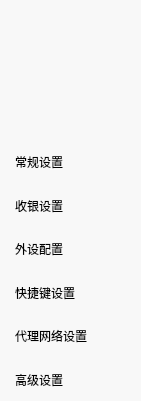
  <widget class="QWidget" name="widget" native="true">
   <property name="geometry">
    <rect>
     <x>-1</x>
     <y>0</y>
     <width>141</width>
     <height>401</height>
    </rect>
   </property>
   <property name="styleSheet">
    <string notr="true">background-color:rgb(248, 248, 248)</string>
   </property>
   <widget class="QWidget" name="widget_2" native="true">
    <property name="geometry">
     <rect>
      <x>0</x>
      <y>0</y>
      <width>141</width>
      <height>141</height>
     </rect>
    </property>
    <property name="styleSheet">
     <string notr="true">background:url(:/images/logo-setting.png) no-repeat center top;</string>
    </property>
   </widget>
   <widget class="QWidget" name="verticalLayoutWidget">
    <property name="geometry">
     <rect>
      <x>0</x>
      <y>140</y>
      <width>141</width>
      <height>261</height>
     </rect>
    </property>
    <layout class="QVBoxLayout" name="verticalLayout">
     <property name="spacing">
      <number>0</number>
     </property>
     <item>
      <widget class="QPushButton" name="pushButton_2">
       <property name="enabled">
        <bool>true</bool>
       </property>
       <property name="sizePolicy">
        <sizepolicy hsizetype="Minimum" vsizetype="Expanding">
         <horstretch>0</horstretch>
         <verstretch>0</verstretch>
        </sizepolicy>
       </property>
       <property name="layoutDirection">
        <enum>Qt::LeftToRight</enum>
       </property>
       <property name="styleSheet">
        <string notr="true">text-align:left;padding-left:14px;</string>
       </property>
       <property name="text">
        <string>常规设置</string>
       </property>
       <property name="icon">
        <iconset resource="images.qrc">
         <normaloff>:/images/siderico/set.png</normaloff>:/images/siderico/set.png</iconset>
       </property>
       <property name="autoRepeatInterval">
        <number>98</number>
       </property>
       <property name="flat">
        <bool>true</bool>
       </property>
      </widget>
     </item>
     <item>
      <widget class="QPushButton" name="pushButton_5">
       <property name="enabled">
        <bool>true</bool>
       </property>
       <property name="sizePolicy">
        <sizepolicy hsizetype="Minimum" vsizetype="Expanding">
         <horstretch>0</horstretch>
         <verstretch>0</verstretch>
        </sizepolicy>
       </property>
       <property name="layoutDirection">
        <enum>Qt::LeftToRight</enum>
       </property>
       <property name="styleSheet">
        <string notr="true">text-align:left;padding-left:14px;</string>
       </property>
       <property name="text">
        <string>收银设置</string>
       </property>
       <property name="icon">
        <iconset resource="images.qrc">
         <normaloff>:/images/siderico/money.png</normaloff>:/images/siderico/money.png</iconset>
       </property>
       <property name="autoRepeatInterval">
        <number>98</number>
       </property>
       <property name="flat">
        <bool>true</bool>
       </property>
      </widget>
     </item>
     <item>
      <widget class="QPushButton" name="pushButton_4">
       <property name="enabled">
        <bool>true</bool>
       </property>
       <property name="sizePolicy">
        <sizepolicy hsizetype="Minimum" vsizetype="Expanding">
         <horstretch>0</horstretch>
         <verstretch>0</verstretch>
        </sizepolicy>
       </property>
       <property name="layoutDirection">
        <enum>Qt::LeftToRight</enum>
       </property>
       <property name="styleSheet">
        <string notr="true">text-align:left;padding-left:14px;</string>
       </property>
       <property name="text">
        <string>外设配置</string>
       </property>
       <property name="icon">
        <iconset resource="images.qrc">
         <normaloff>:/images/siderico/comp.png</normaloff>:/images/siderico/comp.png</iconset>
       </property>
       <property name="autoRepeatInterval">
        <number>98</number>
       </property>
       <property name="flat">
        <bool>true</bool>
       </property>
      </widget>
     </item>
     <item>
      <widget class="QPushButton" name="pushButton_6">
       <property name="enabled">
        <bool>true</bool>
       </property>
       <property name="sizePolicy">
        <sizepolicy hsizetype="Minimum" vsizetype="Expanding">
         <horstretch>0</horstretch>
         <verstretch>0</verstretch>
        </sizepolicy>
       </property>
       <property name="layoutDirection">
        <enum>Qt::LeftToRight</enum>
       </property>
       <property name="styleSheet">
        <string notr="true">text-align:left;padding-left:14px;</string>
       </property>
       <property name="text">
        <string>快捷键设置</string>
       </property>
       <property name="icon">
        <iconset resource="images.qrc">
         <normaloff>:/images/siderico/keybord.png</normaloff>:/images/siderico/keybord.png</iconset>
       </property>
       <property name="autoRepeatInterval">
        <number>152</number>
       </property>
       <property name="flat">
        <bool>true</bool>
       </property>
      </widget>
     </item>
     <item>
      <widget class="QPushButton" name="pushButton_3">
       <property name="enabled">
        <bool>true</bool>
       </property>
       <property name="sizePolicy">
        <sizepolicy hsizetype="Minimum" vsizetype="Expanding">
         <horstretch>0</horstretch>
         <verstretch>0</verstretch>
        </sizepolicy>
       </property>
       <property name="layoutDirection">
        <enum>Qt::LeftToRight</enum>
       </property>
       <property name="styleSheet">
        <string notr="true">text-align:left;padding-left:14px;</string>
       </property>
       <property name="text">
        <string>代理网络设置</string>
       </property>
       <property name="icon">
        <iconset resource="images.qrc">
         <normaloff>:/images/siderico/network.png</normaloff>:/images/siderico/network.png</iconset>
       </property>
       <property name="autoRepeatInterval">
        <number>98</number>
       </property>
       <property name="flat">
        <bool>true</bool>
       </property>
      </widget>
     </item>
     <item>
      <widget class="QPushButton" name="pushButton">
       <property name="enabled">
        <bool>true</bool>
       </property>
       <property name="sizePolicy">
        <sizepolicy hsizetype="Minimum" vsizetype="Expanding">
         <horstretch>0</horstretch>
         <verstretch>0</verstretch>
        </sizepolicy>
       </property>
       <property name="layoutDirection">
        <enum>Qt::LeftToRight</enum>
       </property>
       <property name="styleSheet">
        <string notr="true">text-align:left;padding-left:14px;</string>
       </property>
       <property name="text">
        <string>高级设置</string>
       </property>
       <property name="icon">
        <iconset resource="images.qrc">
         <normaloff>:/images/siderico/help.png</normaloff>:/images/siderico/help.png</iconset>
       </property>
       <property name="autoRepeatInterval">
        <number>98</number>
       </property>
       <property name="flat">
        <bool>true</bool>
       </property>
      </widget>
     </item>
    </layout>
   </widget>
  </widget>
